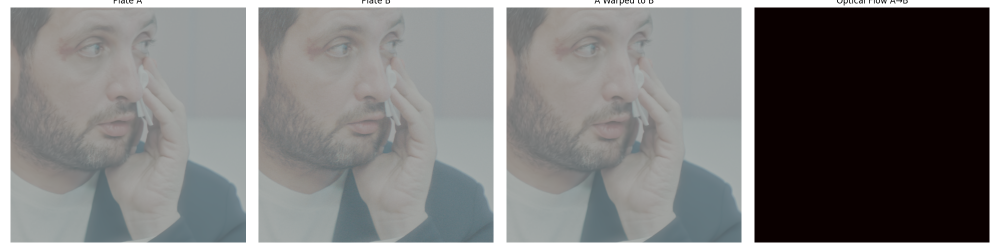
#> input picture optical_flow/utils/warped_output.png, 2000 x 500 px (shown at 1/2 size)
$ python -i color_match.py   (imports and definitions only)   (older library calls are emulated)
#> lines starting #> are read from the running program, lines starting #| are printed output that depends on the picture
import cv2
import numpy as np
import matplotlib.pyplot as plt
import argparse
from pathlib import Path

def read_image(path: str) -> np.ndarray:
    img = cv2.imread(path)
    if img is None:
        raise FileNotFoundError(f"Image not found at {path}")
    return cv2.cvtColor(img, cv2.COLOR_BGR2RGB) / 255.0
def laplacian_per_channel(img,scale=1.0):
    channels = cv2.split(img)
    laplacians = [cv2.Laplacian(c, cv2.CV_32F, ksize=3) * scale for c in channels]
    return cv2.merge(laplacians)

def color_match(img_a,img_b,blur_ksize=201):
    # blur_a = cv2.GaussianBlur(img_a, (blur_ksize, blur_ksize), 0)
    blur_a = cv2.bilateralFilter(img_a.astype('float32'), d=0, sigmaColor=150, sigmaSpace=150)
    # blur_a = np.ones_like(img_a) * img_a.mean(axis=(0, 1), keepdims=True)
    # High frequency from B via Laplacian
    laplacian_b = laplacian_per_channel(img_b.astype('float32'))
    # Combine
    combined = np.clip(blur_a + laplacian_b, 0, 1)
    return blur_a,combined


def main():
    parser = argparse.ArgumentParser(description="Warp Plate A toward Plate B using optical flow.")
    parser.add_argument("--plate_a", type=str, help="Path to Plate A image (source)")
    parser.add_argument("--plate_b", type=str, help="Path to Plate B image (target)")
    parser.add_argument("--out_path", type=str, default="warped_output.png", help="Path to save output plot")
    args = parser.parse_args()

    img_a = read_image(args.plate_a)
    img_b = read_image(args.plate_b)

    blur_a,combined = color_match(img_a,img_b)

    # Plot and save results
    fig, axes = plt.subplots(1, 4, figsize=(20, 5))
    axes[0].imshow(img_a)
    axes[0].set_title("Plate A")
    axes[1].imshow(img_b)
    axes[1].set_title("Plate B")
    axes[2].imshow(blur_a)
    axes[2].set_title("Blur img")
    axes[3].imshow(combined)
    axes[3].set_title("Combined")
    for ax in axes: ax.axis("off")
    plt.tight_layout()
    plt.savefig(args.out_path)
    # [10 lines of commented-out code are left out]

# [2 lines not run here, left out]

>>> import cv2
>>> picture = cv2.imread('../optical_flow/utils/warped_output.png')
#> picture is the input picture: shape (500, 2000, 3); mean B, G, R 125.2, 125.6, 126.2
>>> result = laplacian_per_channel(picture)
#> in laplacian_per_channel, `laplacians = [cv2.Laplacian(c, cv2.CV_32F, ksize=3) * scale for c in c..`: laplacians = 3 items
#> in laplacian_per_channel, `return cv2.merge(laplacians)`:
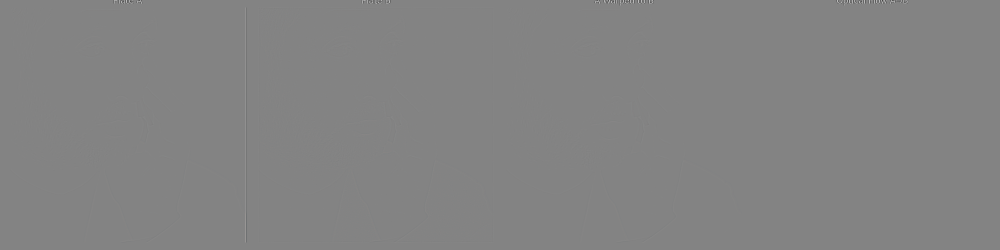
#> returned value: shape (500, 2000, 3) float32 (shown at 1/2 size); mean of channels 0, 1, 2 0, 0, 0; drawn with min black and max white
